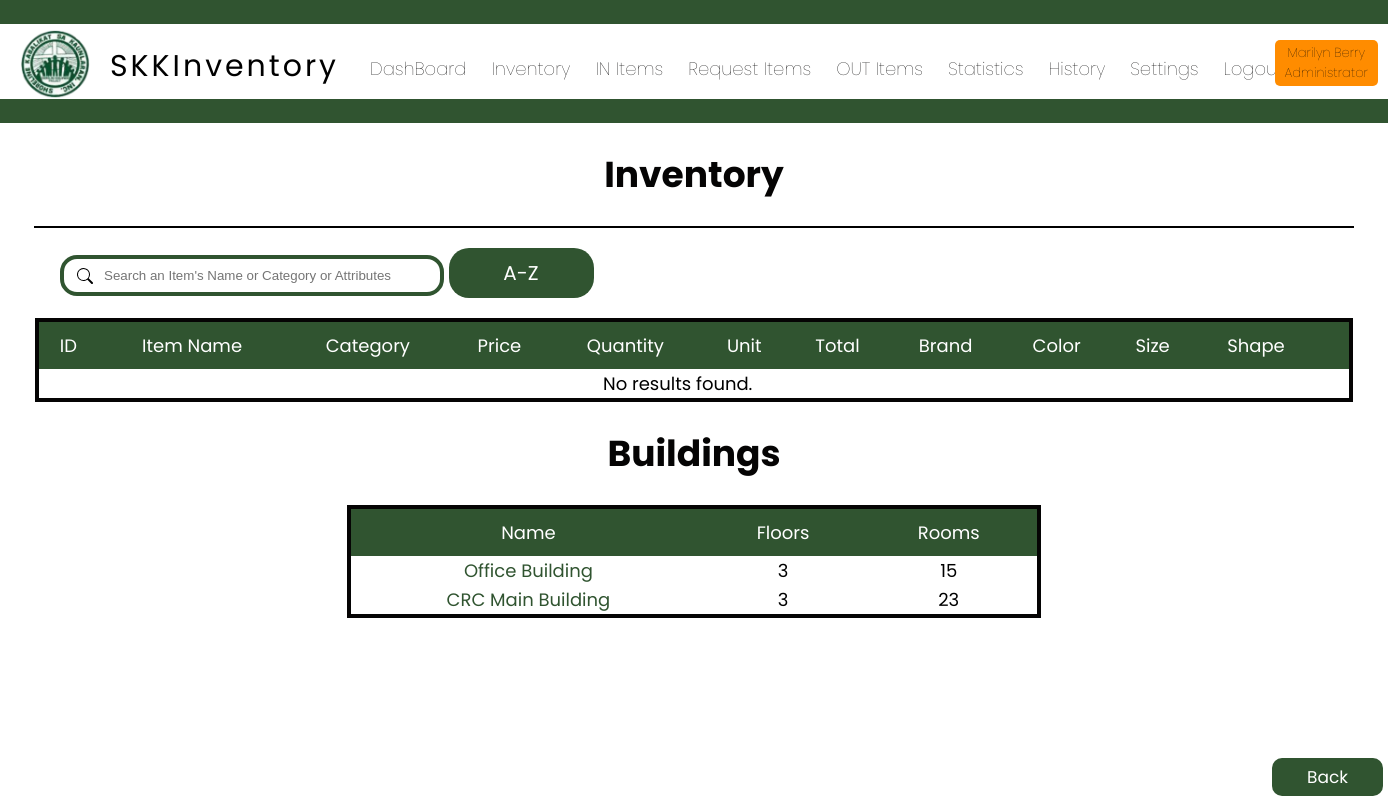
The page /inventory.php (signed in) on the database as committed earlier.
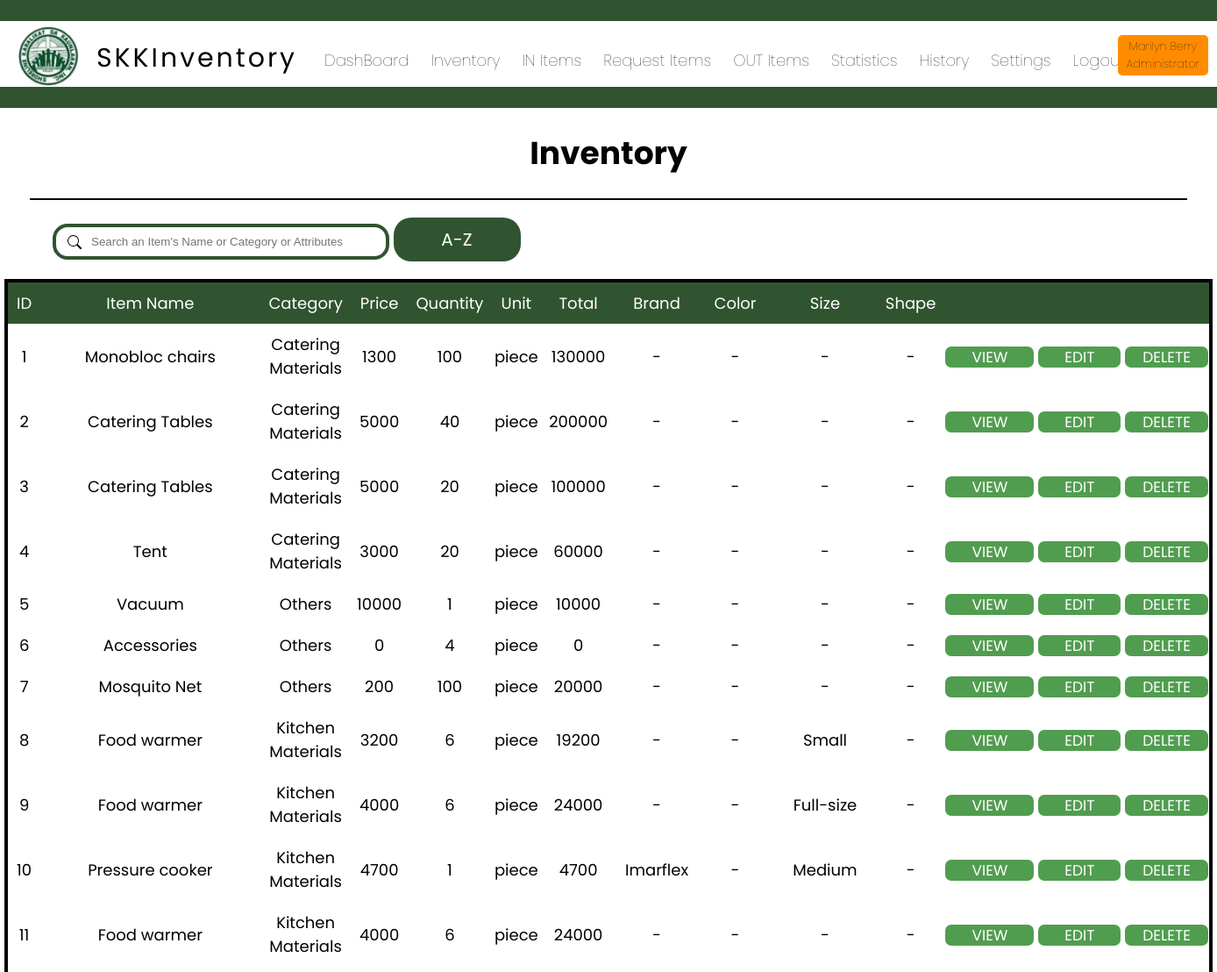
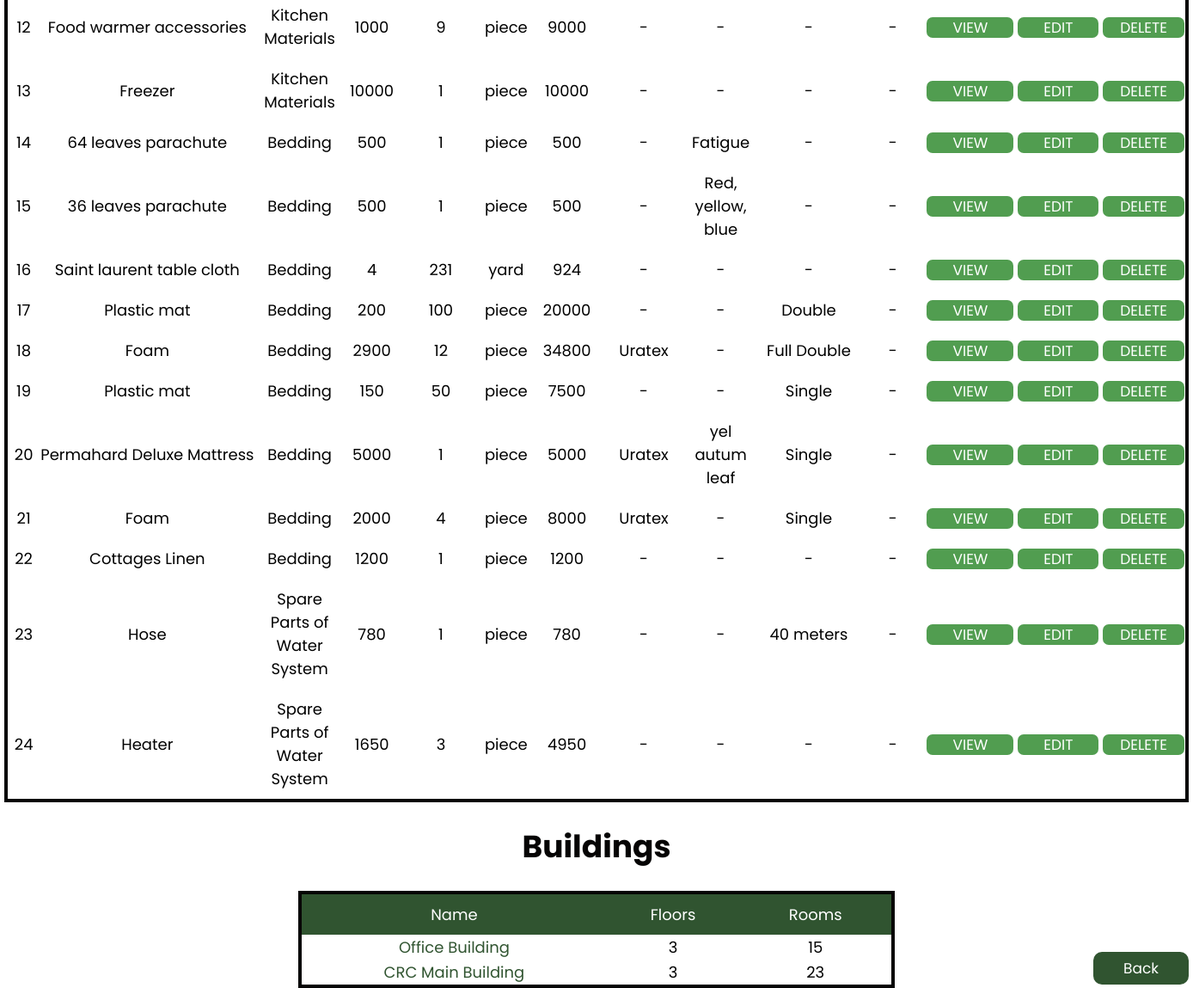
The same page on the database as committed later (2 pictures, top to bottom).
### tables this page shows
CREATE TABLE `building` (
  `id` int(20) NOT NULL AUTO_INCREMENT,
  `name` varchar(50) NOT NULL,
  PRIMARY KEY (`id`)
);

CREATE TABLE `inventory` (
  `id` int(10) NOT NULL AUTO_INCREMENT,
  `product_name` varchar(100) NOT NULL,
  `category` varchar(30) NOT NULL,
  `price` int(20) NOT NULL,
  `unit` varchar(20) NOT NULL,
  `quantity` int(11) NOT NULL,
  `condition_new` int(10) NOT NULL,
  `condition_good` int(10) NOT NULL,
  `condition_bad` int(10) NOT NULL,
  `brand` varchar(50) NOT NULL,
  `color` varchar(20) NOT NULL,
  `size` varchar(20) NOT NULL,
  `shape` varchar(20) NOT NULL,
  `life` varchar(20) NOT NULL,
  `total` int(20) NOT NULL,
  `user` varchar(100) NOT NULL,
  `date` date NOT NULL,
  `building` int(20) NOT NULL,
  `floor` int(11) NOT NULL,
  `room` int(20) NOT NULL,
  `remarks` varchar(1000) NOT NULL,
  PRIMARY KEY (`id`)
);

### display_items.php (the view, shortened to what this page needs)
<?php
include 'connect.php';
$search = isset($_GET['search']) ? $_GET['search'] : '';
$searchTerms = explode(' ', $search);
$searchConditions = array();
foreach ($searchTerms as $term) {
    $term = mysqli_real_escape_string($conn, $term);
    $searchConditions[] = "(inventory.product_name LIKE '%$term%'
                           OR inventory.category LIKE '%$term%'
                           OR inventory.brand LIKE '%$term%'
                           OR inventory.color LIKE '%$term%'
                           OR inventory.size LIKE '%$term%'
                           OR inventory.shape LIKE '%$term%')";
}
$whereClause = implode(" AND ", $searchConditions);
$order = isset($_GET['order']) ? $_GET['order'] : 'ID';
$recordsPerPage = 25;
$page = isset($_GET['page1']) ? $_GET['page1'] : 1;
$offset = ($page - 1) * $recordsPerPage;
if ($order == 'ID') {
    $sql = "SELECT inventory.*, building.name AS building, room.name AS room,
       FORMAT(total, 2) AS 'Formatted Total',
       FORMAT(price, 2) AS 'Formatted Price',
       DATE_FORMAT(date, '%M %e, %Y') AS 'Formatted Date'
FROM inventory
LEFT JOIN building ON inventory.building = building.id
LEFT JOIN room ON inventory.room = room.id
WHERE $whereClause
ORDER BY inventory.id
LIMIT $recordsPerPage OFFSET $offset";
}
$countQuery = "SELECT COUNT(*) AS total FROM inventory";
$countResult = $conn->query($countQuery);
$result = mysqli_query($conn, $sql);
if ($result->num_rows > 0) {
    while ($row = $result->fetch_assoc()) {
        echo '<tr>';
        echo '<td>' . $row['id'] . '</td>';
        echo '<td style="white-space: nowrap;">' . $row['product_name'] . '</td>';
        echo '<td style="padding: 10px;">' . $row['category'] . '</td>';
        echo '<td>' . $row['price'] . '</td>';
        echo '<td style="padding: 5px;">' . $row['quantity'] . '</td>';
        echo '<td>' . $row['unit'] . '</td>';
        echo '<td style="padding: 10px;">' . $row['total'] . '</td>';
        echo '<td style="padding: 10px; white-space: nowrap;">' . $row['brand'] . '</td>';
        echo '<td style="padding: 10px;">' . $row['color'] . '</td>';
        echo '<td style="padding: 10px; white-space: nowrap;">' . $row['size'] . '</td>';
        echo '<td>' . $row['shape'] . '</td>';
        echo '<td style="white-space: nowrap;"><a style="text-decoration:none" class="button" href="viewinventory.php?id=' . $row['id'] . '">VIEW</a>
                    <a style="text-decoration:none" class="button" href="editinventory.php?id=' . $row['id'] . '">EDIT</a>
                    <a style="text-decoration:none" class="button1" href="deleteinventoryconfirmation.php?id=' . $row['id'] . '">DELETE</a>
                    ';
        echo '</tr>';
    }
} else {
    echo '<tr><td colspan="11">No results found.</td></tr>';
}
echo '<div class="search-form">';
echo '<form method="GET" action="" id="searchForm">';
echo '<input type="text" name="search" id="search" placeholder="Search an Item\'s Name or Category or Attributes" value="' . $search . '">';
echo '<a style="text-decoration:none" href="?filter=true&order=' . ($order == 'ID' ? 'ASC' : ($order == 'ASC' ? 'DESC' : 'ID')) . '">
        <div class="statistics3" style="display:inline-block; margin-right:20px;">
            <span class="font10">' . (($order === 'ID') ? 'A-Z' : ($order == 'ASC' ? 'Z-A' : 'ID')) . '</span>
        </div>
      </a>';
echo '</form>';
echo '</div>';

### inventory.php (shortened to what this page needs)
<!DOCTYPE html>
<html lang="en">
<head>
    <link rel="stylesheet" type="text/css" href="css/inventory.css">
    <link rel="stylesheet" href="css/footer.css">
    <?php
    $username = $_SESSION['username'];
    if ($_SESSION['username']) {
        if ($username == 'superadmin1' || $username == 'superadmin2') {
            include 'header_superadmin.php';
        } else if ($username == 'admin') {
            include 'header_admin.php';
        } else {
            include 'header.php';
        }
    } else {
        header("Location: index.php");
    } ?>
</head>
<body>
    <h1 class="font dashboard">Inventory</h1>
    <hr class="dashhr">
    <table border="1">
        <tr>
            <th>ID</th>
            <th>Item Name</th>
            <th>Category</th>
            <th>Price</th>
            <th>Quantity</th>
            <th>Unit</th>
            <th>Total</th>
            <th>Brand</th>
            <th>Color</th>
            <th>Size</th>
            <th>Shape</th>
            <th></th>
        </tr>
        <?php include 'display_items.php'; ?>
    </table>
    <h1 class="font dashboard">Buildings</h1>
    <table border="1" class="table2">
        <tr>
            <th>Name</th>
            <th>Floors</th>
            <th>Rooms</th>
        </tr>
        <?php include 'display_building.php'; ?>
    </table>
    <div class="backpos">
        <footer>
            <a style="text-decoration:none" href="dashboard.php" class="back">Back</a>
        </footer>
    </div>
</body>
</html>

### header_admin.php (shortened to what this page needs)
<link rel="stylesheet" href="css/header.css">
<link rel="stylesheet" href="css/responsive.css">
<header>
    <hr class="hr1">
    <a href="dashboard.php"><img class="logo" src="images/logo1.png" alt="logo"></a>
    <div class="title">
        <h1>SKKInventory</h1><br>
    </div>
    <div class="menupos">
        <a href="dashboard.php" class="menu">DashBoard</a>
        <a href="inventory.php" class="menu">Inventory</a>
        <a href="add.php" class="menu">IN Items</a>
        <a href="request.php" class="menu ">Request Items</a>
        <a href="out.php" class="menu">OUT Items</a>
        <a href="statistics.php" class="menu">Statistics</a>
        <a href="history.php" class="menu">History</a>
        <a href="settings.php" class="menu">Settings</a>
        <a href="logout.php" class="menu">Logout</a>
        <?php
         $handler = $_SESSION['handler'];
         $position = $_SESSION['position'];
         echo '<div class="highlighted-code" style="position: absolute; right: 0; margin-top: -15px; margin-right: 10px;"><div class="fonttitle menu1" style="text-align: center; margin-right: 0px; margin-bottom: -7px;">' . $handler . '<br>' . $position . '<span></div></div>';
         ?>
    </div>
    <hr class="hr2">
</header>

### display_building.php
<?php
include 'connect.php';
$selectbuilding = "SELECT
    b.name AS building_name, b.id AS building_id,
    COUNT(DISTINCT r.floor) AS number_of_floors,
    COUNT(r.id) AS number_of_rooms
FROM
    building b
LEFT JOIN
    room r ON b.id = r.id_building
GROUP BY
    b.id, b.name;
";
$result = $conn->query($selectbuilding);
if ($result->num_rows > 0) {
    while ($row = $result->fetch_assoc()) {
        echo '<tr>';
        echo '<td><a style="text-decoration:none; color: #305430;" href="room.php?building_id=' . $row['building_id'] . '">' . $row['building_name'] . '</a></td>';
        echo '<td>' . $row['number_of_floors'] . '</td>';
        echo '<td>' . $row['number_of_rooms'] . '</td>';
        echo '</tr>';
    }
}

### css/inventory.css (style rules this page uses)
table { margin-top: 20px; margin-left: auto; margin-right: auto; margin-bottom: 20px; text-align: center; width: 95%; font-family: "Poppins"; border-collapse: collapse; border: #050404 4px solid; }
.table2 { margin-top: 20px; margin-left: auto; margin-right: auto; margin-bottom: 20px; text-align: center; width: 50%; font-family: "Poppins"; border-collapse: collapse; border: #050404 4px solid; }
td, th { border: none; }
th { background-color: #305430; padding: 10px; color: white; font-weight: normal; }
.font { font-family: "Poppins"; font-weight: normal; color: #050404; }
.dashboard { text-align: center; font-weight: bold; }
.dashhr { border: 1px solid; width: 95%; margin: auto; }
.search-form { margin-top: 20px; margin-left: 60px; border: none; padding: 0; }
#search { border: 4px solid #305430; border-radius: 17px; width: 25%; padding: 9px 4px 9px 40px; }
.button { padding-top: 0.001px; padding-bottom: 0.001px; padding-left: 30px; padding-right: 30px; background-color: #519d50; color: #ffffff; border: none; border-radius: 7px; cursor: pointer; font-family: "Poppins"; font-size: 17px; text-align: center; }
.button1 { padding-top: 0.001px; padding-bottom: 0.001px; padding-left: 20px; padding-right: 20px; background-color: #519d50; color: #ffffff; border: none; border-radius: 7px; cursor: pointer; font-family: "Poppins"; font-size: 17px; text-align: center; }
.statistics3 { padding-top: 10px; padding-bottom: 10px; padding-left: 10px; padding-right: 10px; background-color: #305430; color: #ffffff; border: none; border-radius: 20px; width: 125px; height: 30px; font-family: "Poppins"; text-align: center; }
.font10 { font-size: 20px; font-family: "Poppins"; font-weight: normal; color: #ffffff; }

### css/footer.css (style rules this page uses)
.back { padding-top: 7px; padding-bottom: 7px; padding-left: 35px; padding-right: 35px; background-color: #305430; color: #ffffff; border: none; border-radius: 10px; cursor: pointer; font-family: "Poppins"; font-size: 17px; text-align: center; }
.backpos { position: fixed; bottom: 0; right: 0; margin-bottom: 10px; margin-right: 5px; }

### css/header.css (style rules this page uses)
body { margin: 0; padding: 0; }
header a { color: #fff; text-decoration: none; margin-right: 10px; }
.hr1, .hr2 { box-sizing: border-box; border: 12px solid #305430; width: 100%; margin: 0; padding: 0; }
.hr2 { margin-top: 17px; }
.logo { margin-left: 20px; height: 70px; margin-top: 5px; }
.fonttitle { font-family: "Poppins"; font-weight: normal; color: #050404; font-size: 13px; }
.title h1 { font-family: "Poppins"; font-size: 30px; margin-left: 110px; margin-top: -60px; margin-bottom: 0%; letter-spacing: 3px; font-weight: normal; }
.menupos { display: flex; margin-top: -55px; margin-bottom: 0%; margin-left: 370px; }
.menu { margin-right: 25px; font-family: "Poppins"; font-weight: lighter; color: #050404; }
.menu1 { margin-right: 25px; margin-top: -7px; font-family: "Poppins"; font-weight: lighter; color: #050404; }

### css/responsive.css (style rules this page uses)
@media only screen and (min-width: 1025px) { body { font-size: 18px; width: auto; height: 97.8vh; } }

### header_admin.php (style rules this page uses)
.highlighted-code { background-color: #FF8C00; padding: 10px; border-radius: 5px; display: inline-block; }

Rows that differ between the two databases and show on the page:
added inventory: id "1", product_name "Monobloc chairs", category "Catering Materials", price "1300", quantity "100", unit "piece", total "130000", brand "-", color "-", size "-", shape "-"
added inventory: id "2", product_name "Catering Tables", category "Catering Materials", price "5000", quantity "40", unit "piece", total "200000", brand "-", color "-", size "-", shape "-"
added inventory: id "3", product_name "Catering Tables", category "Catering Materials", price "5000", quantity "20", unit "piece", total "100000", brand "-", color "-", size "-", shape "-"
added inventory: id "4", product_name "Tent", category "Catering Materials", price "3000", quantity "20", unit "piece", total "60000", brand "-", color "-", size "-", shape "-"
added inventory: id "5", product_name "Vacuum", category "Others", price "10000", quantity "1", unit "piece", total "10000", brand "-", color "-", size "-", shape "-"
added inventory: id "6", product_name "Accessories", category "Others", price "0", quantity "4", unit "piece", total "0", brand "-", color "-", size "-", shape "-"
added inventory: id "7", product_name "Mosquito Net", category "Others", price "200", quantity "100", unit "piece", total "20000", brand "-", color "-", size "-", shape "-"
added inventory: id "8", product_name "Food warmer", category "Kitchen Materials", price "3200", quantity "6", unit "piece", total "19200", brand "-", color "-", size "Small", shape "-"
added inventory: id "9", product_name "Food warmer", category "Kitchen Materials", price "4000", quantity "6", unit "piece", total "24000", brand "-", color "-", size "Full-size", shape "-"
added inventory: id "10", product_name "Pressure cooker", category "Kitchen Materials", price "4700", quantity "1", unit "piece", total "4700", brand "Imarflex", color "-", size "Medium", shape "-"
added inventory: id "11", product_name "Food warmer", category "Kitchen Materials", price "4000", quantity "6", unit "piece", total "24000", brand "-", color "-", size "-", shape "-"
added inventory: id "12", product_name "Food warmer accessories", category "Kitchen Materials", price "1000", quantity "9", unit "piece", total "9000", brand "-", color "-", size "-", shape "-"
added inventory: id "13", product_name "Freezer", category "Kitchen Materials", price "10000", quantity "1", unit "piece", total "10000", brand "-", color "-", size "-", shape "-"
added inventory: id "14", product_name "64 leaves parachute", category "Bedding", price "500", quantity "1", unit "piece", total "500", brand "-", color "Fatigue", size "-", shape "-"
added inventory: id "15", product_name "36 leaves parachute", category "Bedding", price "500", quantity "1", unit "piece", total "500", brand "-", color "Red, yellow, blue", size "-", shape "-"
added inventory: id "16", product_name "Saint laurent table cloth", category "Bedding", price "4", quantity "231", unit "yard", total "924", brand "-", color "-", size "-", shape "-"
added inventory: id "17", product_name "Plastic mat", category "Bedding", price "200", quantity "100", unit "piece", total "20000", brand "-", color "-", size "Double", shape "-"
added inventory: id "18", product_name "Foam", category "Bedding", price "2900", quantity "12", unit "piece", total "34800", brand "Uratex", color "-", size "Full Double", shape "-"
added inventory: id "19", product_name "Plastic mat", category "Bedding", price "150", quantity "50", unit "piece", total "7500", brand "-", color "-", size "Single", shape "-"
added inventory: id "20", product_name "Permahard Deluxe Mattress", category "Bedding", price "5000", quantity "1", unit "piece", total "5000", brand "Uratex", color "yel autum leaf", size "Single", shape "-"
added inventory: id "21", product_name "Foam", category "Bedding", price "2000", quantity "4", unit "piece", total "8000", brand "Uratex", color "-", size "Single", shape "-"
added inventory: id "22", product_name "Cottages Linen", category "Bedding", price "1200", quantity "1", unit "piece", total "1200", brand "-", color "-", size "-", shape "-"
added inventory: id "23", product_name "Hose", category "Spare Parts of Water System", price "780", quantity "1", unit "piece", total "780", brand "-", color "-", size "40 meters", shape "-"
added inventory: id "24", product_name "Heater", category "Spare Parts of Water System", price "1650", quantity "3", unit "piece", total "4950", brand "-", color "-", size "-", shape "-"
Other text that changed with them:
text no longer shown: "No results found."
